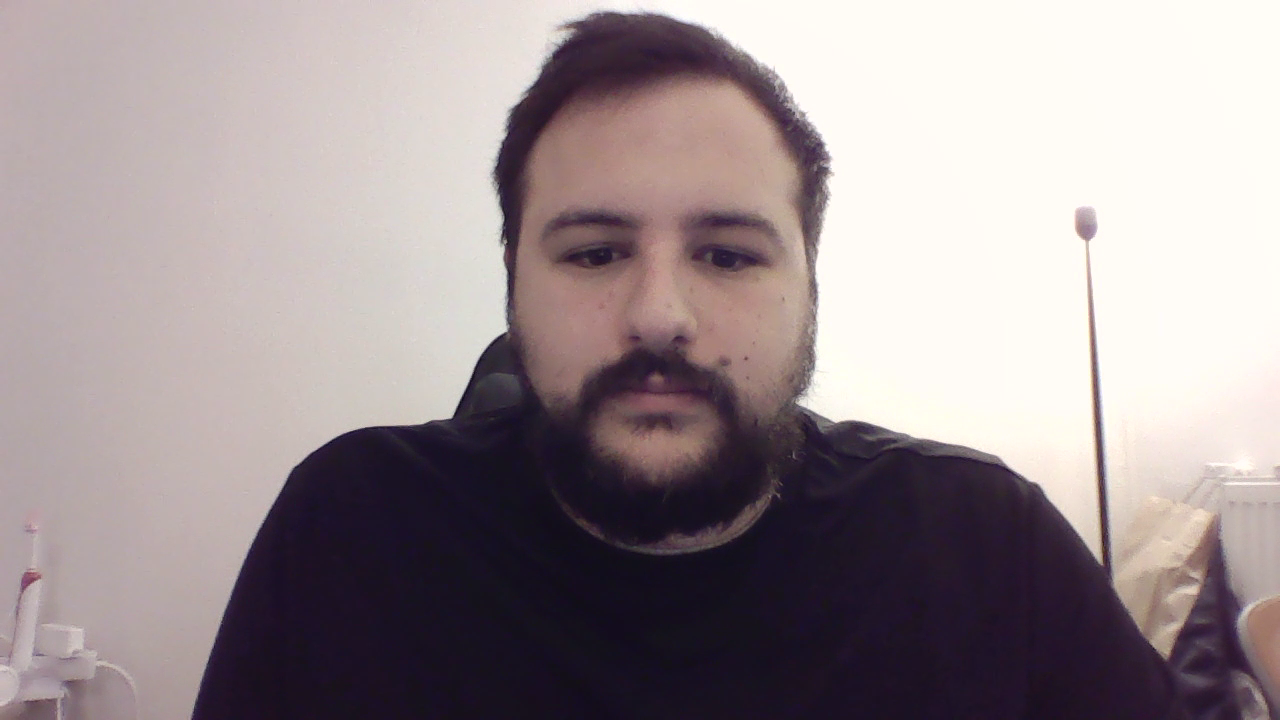
#> input picture frame 7 of PAVLOS1.mp4, 1280 x 720 px, given in place of MILOS1.mp4, which was not available
$ python 1.VIDEO_FRAMES.py
#> lines starting #> are read from the running program, lines starting #| are printed output that depends on the picture
import cv2

# IN ORDER TO GET THE OTHER THREE PERSON'S FRAMES
# YOU NEED TO UNCOMMENT THE LINES BELOW AND INSIDE THE WHILE LOOP

#cap = cv2.VideoCapture('PAVLOS1.mp4', apiPreference=cv2.CAP_MSMF)
cap = cv2.VideoCapture('MILOS1.mp4', apiPreference=cv2.CAP_MSMF)
#cap = cv2.VideoCapture('EKTOR1.mp4', apiPreference=cv2.CAP_MSMF)
#cap = cv2.VideoCapture('ALEX1.mp4', apiPreference=cv2.CAP_MSMF)

fgbg = cv2.createBackgroundSubtractorMOG2()

# COUNT THE FRAMES OF THE VIDEO
frame_count = cap.get(cv2.CAP_PROP_FRAME_COUNT)
fps = cap.get(cv2.CAP_PROP_FPS)

# CALCULATE THE DURATION OF THE VIDEO
duration = frame_count / fps

count = 0
while(1):
    # DEPENDING ON THE VIDEO FRAME COUNT, WE CHOOSE THE FRAMES
    ret, frame = cap.read()
#> frame is the input picture: shape (720, 1280, 3); mean B, G, R 146.6, 144, 155.7
    gray = cv2.cvtColor(frame, cv2.COLOR_BGR2GRAY)
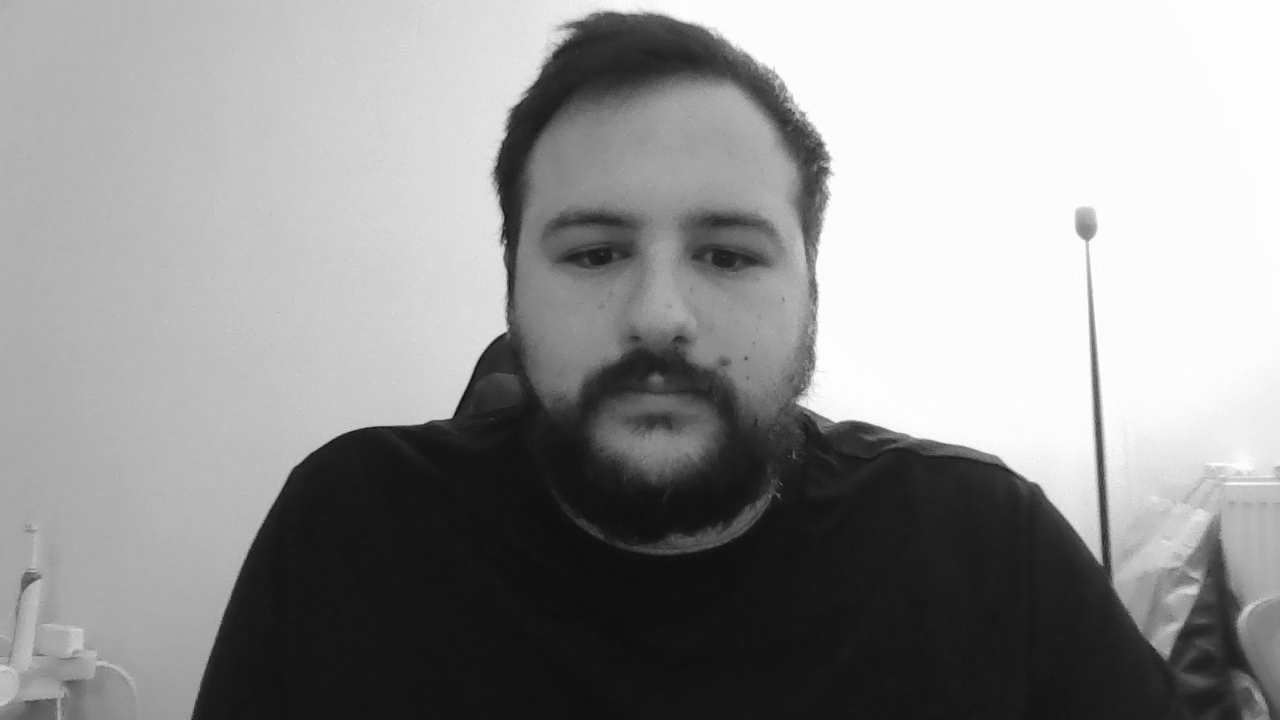
#> gray: shape (720, 1280); min 8, max 255, mean 147.7
    # WE DO THIS TO GET GRAYSCALED EVERY 70TH FRAME
    if ret:
        # UNCOMMENT THE PERSON YOU CHOOSE
        #cv2.imwrite('pavlos_gray{:d}.jpg'.format(count), gray)
        cv2.imwrite('milos_gray{:d}.jpg'.format(count), gray)
        #cv2.imwrite('ektor_gray{:d}.jpg'.format(count), gray)
        #cv2.imwrite('alex_gray{:d}.jpg'.format(count), gray)

        count += 70 # i.e. at 30 fps, this advances one second
        cap.set(cv2.CAP_PROP_POS_FRAMES, count)
    else:
        #cap.release()
        break

    fgmask = fgbg.apply(frame)
#> fgmask: shape (720, 1280); every value is 127
    cv2.imshow('frame',fgmask)
    # WE DO THIS TO GET WITHOUT BACKGROUND EVERY 70TH FRAME
    # WE DON'T USE IT IN THE NEXT CODE, BUT WE MAY NEED IT LATER
    if ret:
        #cv2.imwrite('pavlos_masked{:d}.jpg'.format(count), fgmask)
        cv2.imwrite('milos_masked{:d}.jpg'.format(count), fgmask)
        #cv2.imwrite('ektor_masked{:d}.jpg'.format(count), fgmask)
        #cv2.imwrite('alex_masked{:d}.jpg'.format(count), fgmask)
        cap.set(cv2.CAP_PROP_POS_FRAMES, count)
    else:
        break

    k = cv2.waitKey(30) & 0xff
#> (key Esc is pressed here)
    if k == 27:
        break

cap.release()

cv2.destroyAllWindows()

$ run again, starting later in the video
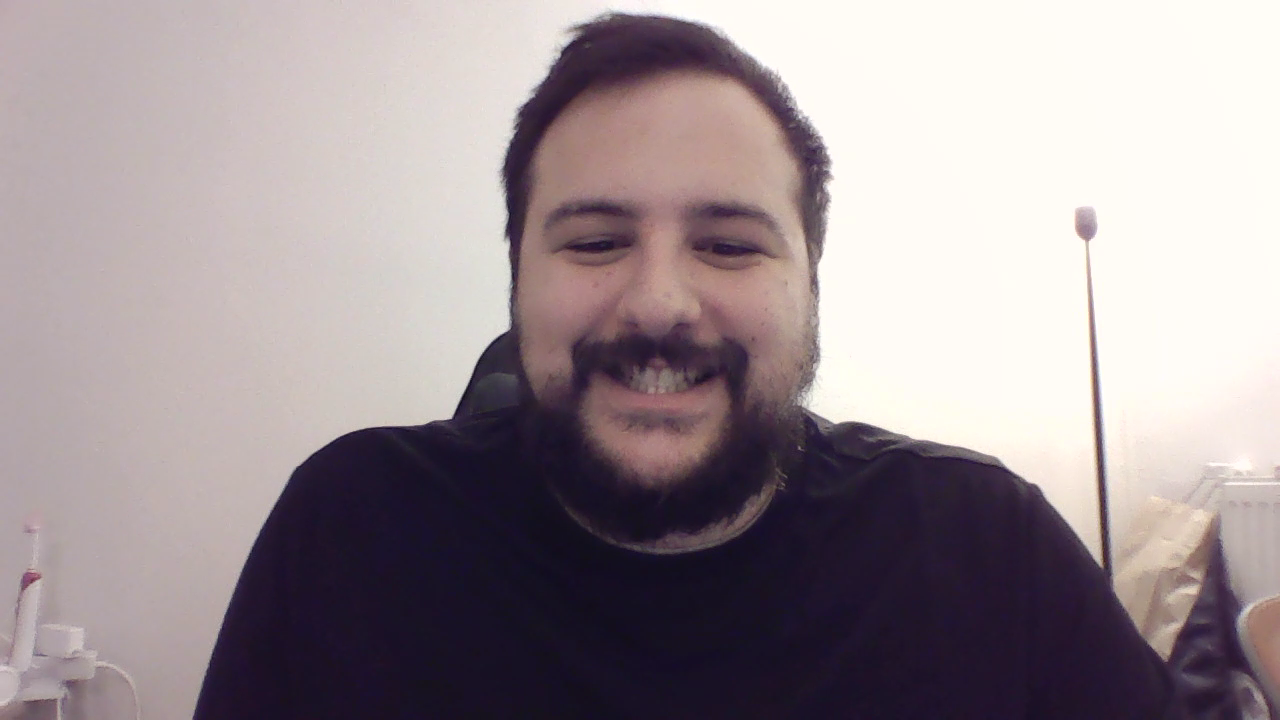
#> input picture frame 62 of PAVLOS1.mp4, 1280 x 720 px, given in place of MILOS1.mp4, which was not available
#> frame is the input picture: shape (720, 1280, 3); mean B, G, R 148.7, 144.6, 156.2
#> `gray = cv2.cvtColor(frame, cv2.COLOR_BGR2GRAY)`:
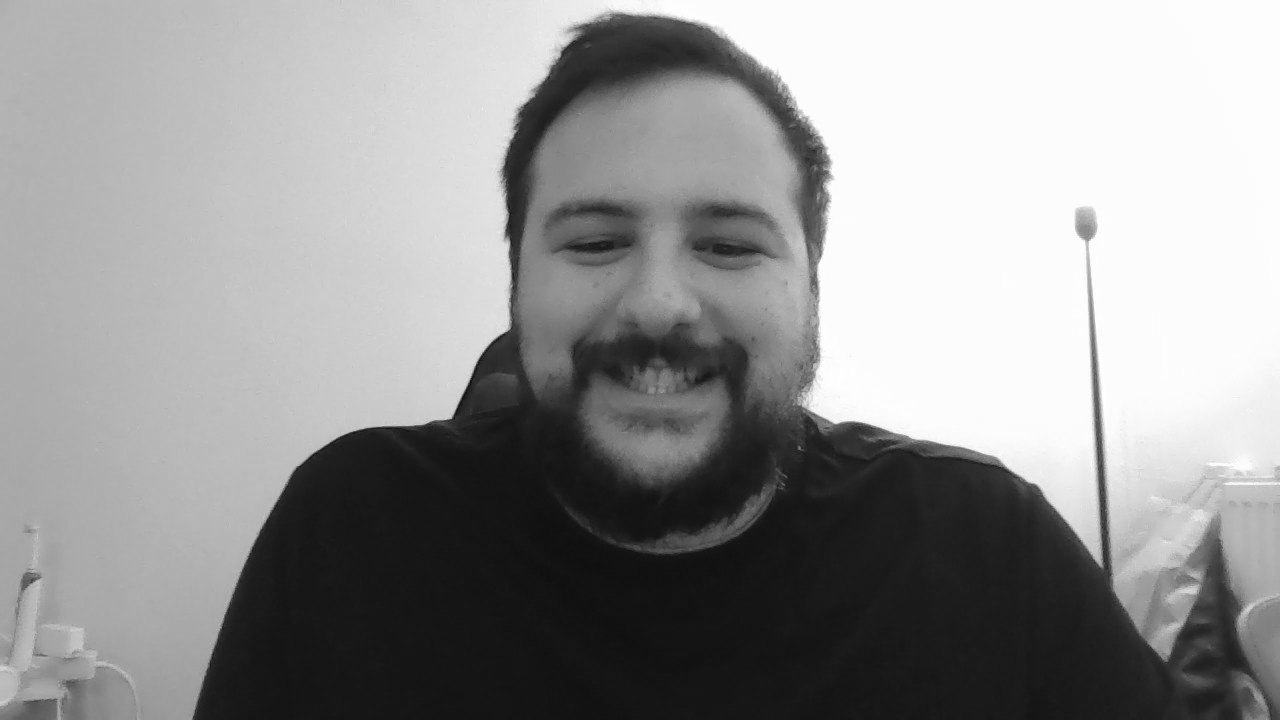
#> gray: shape (720, 1280); min 12, max 255, mean 148.5
#> fgmask: shape (720, 1280); every value is 127
